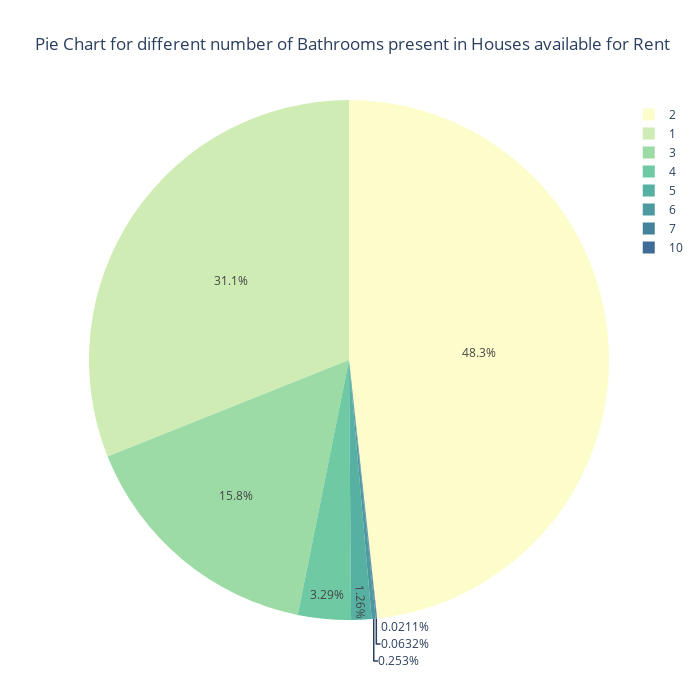

The notebook cell this image was saved under:
### Code cell
fig, ax = plt.subplots(figsize=(12,8))
ax = sns.countplot(x='Bathroom', data=df)
for container in ax.containers:
    ax.bar_label(container)
plt.title("Frequency of different number of Bathroom present in Houses available in Rent", fontsize=15)
plt.show()


fig = px.pie(
    df,
    names='Bathroom',
    height=700,
    width=700,
    color_discrete_sequence=px.colors.sequential.deep,
    title='Pie Chart for different number of Bathrooms present in Houses available for Rent'
)
fig.show()

### Figure 1 — Plotly figure (JSON) as saved in the notebook; plotly's stock layout.template omitted (floating-point values rounded to 4 significant figures; data arrays with more than 128 entries replaced by an {"elided": "..."} marker saying what was removed)
{"data": [{"domain": {"x": [0, 1], "y": [0, 1]}, "hovertemplate": "Bathroom=%{label}<extra></extra>", "labels": {"elided": "4746 int values"}, "legendgroup": "", "name": "", "showlegend": true, "type": "pie"}], "layout": {"height": 700, "legend": {"tracegroupgap": 0}, "piecolorway": ["rgb(253, 253, 204)", "rgb(206, 236, 179)", "rgb(156, 219, 165)", "rgb(111, 201, 163)", "rgb(86, 177, 163)", "rgb(76, 153, 160)", "rgb(68, 130, 155)", "rgb(62, 108, 150)", "rgb(62, 82, 143)", "rgb(64, 60, 115)", "rgb(54, 43, 77)", "rgb(39, 26, 44)"], "title": {"text": "Pie Chart for different number of Bathrooms present in Houses available for Rent"}, "width": 700}}
